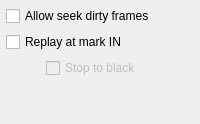
       <widget class="QWidget" name="vcontrolDockWidgetOptions" native="true">
        <property name="sizePolicy">
         <sizepolicy hsizetype="Preferred" vsizetype="Maximum">
          <horstretch>0</horstretch>
          <verstretch>0</verstretch>
         </sizepolicy>
        </property>
        <property name="maximumSize">
         <size>
          <width>200</width>
          <height>16777215</height>
         </size>
        </property>
        <layout class="QVBoxLayout" name="_2">
         <property name="leftMargin">
          <number>6</number>
         </property>
         <property name="topMargin">
          <number>6</number>
         </property>
         <property name="rightMargin">
          <number>6</number>
         </property>
         <property name="bottomMargin">
          <number>6</number>
         </property>
         <item>
          <widget class="QCheckBox" name="dirtySeekCheckBox">
           <property name="enabled">
            <bool>true</bool>
           </property>
           <property name="sizePolicy">
            <sizepolicy hsizetype="Preferred" vsizetype="Minimum">
             <horstretch>0</horstretch>
             <verstretch>0</verstretch>
            </sizepolicy>
           </property>
           <property name="mouseTracking">
            <bool>false</bool>
           </property>
           <property name="toolTip">
            <string>Allow to jump in-between full frames (MPEG).
This produces ugly incomplete frames
but is more precise in time..</string>
           </property>
           <property name="text">
            <string>Allow seek dirty frames</string>
           </property>
           <property name="checked">
            <bool>false</bool>
           </property>
          </widget>
         </item>
         <item>
          <widget class="QCheckBox" name="restartWhereStoppedCheckBox">
           <property name="sizePolicy">
            <sizepolicy hsizetype="Preferred" vsizetype="Minimum">
             <horstretch>0</horstretch>
             <verstretch>0</verstretch>
            </sizepolicy>
           </property>
           <property name="toolTip">
            <string>Check to go to mark IN position when pressing stop.
Uncheck to stay on the same frame when pressing stop.</string>
           </property>
           <property name="text">
            <string>Replay at mark IN</string>
           </property>
          </widget>
         </item>
         <item>
          <widget class="QWidget" name="widget_2" native="true">
           <property name="enabled">
            <bool>false</bool>
           </property>
           <property name="sizePolicy">
            <sizepolicy hsizetype="Preferred" vsizetype="Preferred">
             <horstretch>0</horstretch>
             <verstretch>0</verstretch>
            </sizepolicy>
           </property>
           <layout class="QHBoxLayout" name="horizontalLayout_5">
            <property name="spacing">
             <number>0</number>
            </property>
            <property name="leftMargin">
             <number>0</number>
            </property>
            <property name="topMargin">
             <number>0</number>
            </property>
            <property name="bottomMargin">
             <number>0</number>
            </property>
            <item>
             <spacer name="horizontalSpacer">
              <property name="orientation">
               <enum>Qt::Horizontal</enum>
              </property>
              <property name="sizeType">
               <enum>QSizePolicy::Preferred</enum>
              </property>
              <property name="sizeHint" stdset="0">
               <size>
                <width>40</width>
                <height>8</height>
               </size>
              </property>
             </spacer>
            </item>
            <item>
             <widget class="QCheckBox" name="resetToBlackCheckBox">
              <property name="sizePolicy">
               <sizepolicy hsizetype="MinimumExpanding" vsizetype="Minimum">
                <horstretch>0</horstretch>
                <verstretch>0</verstretch>
               </sizepolicy>
              </property>
              <property name="toolTip">
               <string>Check to clear to black when stopped,
Uncheck to display the restart frame when stopped.</string>
              </property>
              <property name="text">
               <string>Stop to black</string>
              </property>
              <property name="tristate">
               <bool>false</bool>
              </property>
             </widget>
            </item>
           </layout>
          </widget>
         </item>
         <item>
          <spacer name="verticalSpacer_4">
           <property name="orientation">
            <enum>Qt::Vertical</enum>
           </property>
           <property name="sizeHint" stdset="0">
            <size>
             <width>20</width>
             <height>40</height>
            </size>
           </property>
          </spacer>
         </item>
        </layout>
       </widget>
